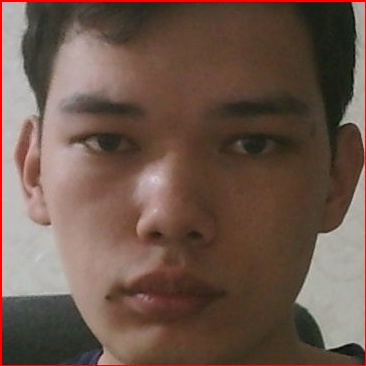
#> input picture own/fca_iden_recog/face+0.jpg, 366 x 366 px, given as the content of the folder data/Alikhan Zhamankhan, which was not available
$ jupyter execute --allow-errors recognition.ipynb
#> lines starting #> are read from the running program, lines starting #| are printed output that depends on the picture; after the words box and inside, x2 and y2 are one past the last pixel; in counts of white or black regions, pixels touching at a corner belong together; pictures that were not available may be replaced by others from this repository, and a replacement may not be noted
[cell 1]
# [42 lines of commented-out code are left out]

[cell 2]
# [22 lines of commented-out code are left out]

[cell 3]
# Importing Modules
import cv2
import numpy as np
import os
from tqdm import tqdm
from os import listdir
from os.path import isfile, join
import numpy
import cv2

def Crete_Folder_Images(name, directory, tn):
    # Creating directory in the file
    if not os.path.exists(directory):
        os.makedirs(directory)
    else:
        print('DIRECTORY with name %s EXIST'%name)
    # Opening vedio mode with frontal face detector
    faceDetect=cv2.CascadeClassifier(cv2.data.haarcascades + "haarcascade_frontalface_default.xml") #cv2.CascadeClassifier('haarcascade_frontalface_default.xml');
    # cam=cv2.VideoCapture(0)


    size =(100, 100)
    for i in tqdm(range(1, 1+ tn)):
        ret,img=cam.read()
        gray=cv2.cvtColor(img,cv2.COLOR_BGR2GRAY)  #for GRAY SCALE IMAGES
        faces=faceDetect.detectMultiScale(gray,1.3,5)
        # faces=faceDetect.detectMultiScale(img,1.3,5)    # FOR COLOR IMAGES
        for(x,y,w,h) in faces:
            res = cv2.resize(gray[y:y+h,x:x+w], size, interpolation = cv2.INTER_AREA)
            cv2.imwrite('Datasets/'+str(name)+'/'+str(name)+'_'+str(i)+'.jpg', res)  #for GRAY SCALE IMAGES

            # cv2.imwrite(directory+'/'+str(name)+'-'+str(sn)+'.jpg'
            #             ,img[y:y+h,x:x+w])  # FOR COLOR IMAGES
            cv2.rectangle(img,(x,y),(x+w,y+h),(0,0,255),2)
            cv2.waitKey(200)
        cv2.imshow('DAtaset Creator',img)
        cv2.waitKey(1)
    cam.release()
    cv2.destroyAllWindows()
    print('TASK COMPLETED')

# Taking inputs

name=input('\nEnter your name: ')
#> the answer given: face+0.jpg

directory='Datasets/'+name
tn= int(input('Enter no.of images to be taken: '))
#> the answer given: 3
#> (the rest of this cell did not finish here and is left out)


[cell 4]
import cv2

# Read the input image
# path
# for in a
# img = cv2.imread('data/Akhmedov Sanzhar/')
import glob


face_cascade = cv2.CascadeClassifier('../../DATA/haarcascades/haarcascade_frontalface_default.xml')


path = glob.glob("data/Alikhan Zhamankhan/*.jpg")
cv_img = []
for img in path:
    n = cv2.imread(img)
#> n is the input picture: shape (366, 366, 3); mean B, G, R 74.8, 86.5, 108.6
    gray = cv2.cvtColor(n, cv2.COLOR_BGR2GRAY)
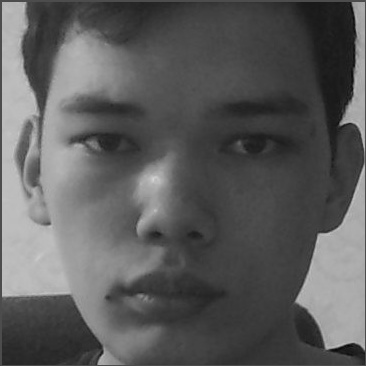
#> gray: shape (366, 366); min 4, max 214, mean 91.8
    faces = face_cascade.detectMultiScale(gray, 1.1, 4)
#> faces = [[24, 27, 309, 309]]
    for (x, y, w, h) in faces:
        i = 0
        cv2.rectangle(n, (x, y), (x+w, y+h), (0, 0, 255), 2)
        faces = n[y:y + h, x:x + w]
        # cv2.imshow("face",faces)
        cv2.imwrite(f'face+{i}.jpg', faces)
        i+=1
#> this loop made 1 pass
#> (x, y, w, h, i) on pass 1: (24, 27, 309, 309, 1)
#> pass 1, `faces = n[y:y + h, x:x + w]`:
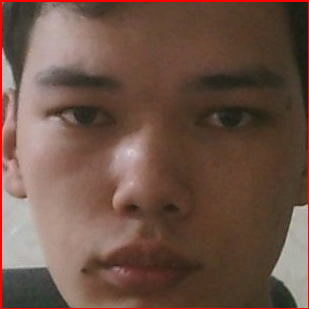
#> faces: shape (309, 309, 3); mean B, G, R 69.9, 82.4, 109.6
#> after the loop:
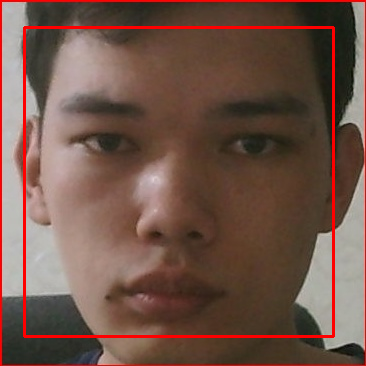
#> n: shape (366, 366, 3); 2.77% of pixels changed, all inside (x1, y1, x2, y2) = (23, 26, 335, 338)


# Convert into grayscale
# gray = cv2.cvtColor(img, cv2.COLOR_BGR2GRAY)

# Load the cascade

# Detect faces
# faces = face_cascade.detectMultiScale(gray, 1.1, 4)

# Draw rectangle around the faces and crop the faces


# Display the output
# cv2.imwrite('detcted.jpg', img)
# cv2.imshow('img', img)
# cv2.waitKey()

[cell 5]
import cv2
import os

# Создаем папку "cuted", если ее нет
if not os.path.exists('Akhmedov Sanzhar'):
    os.makedirs('Akhmedov Sanzhar')

# Загружаем каскад Хаара для обнаружения лиц
face_cascade = cv2.CascadeClassifier('../../DATA/haarcascades/haarcascade_frontalface_default.xml')

# Перебираем каждый файл в папке "images"
for filename in os.listdir('../../фото/train/Akhmedov Sanzhar/'):
    # Загружаем изображение, которое необходимо обрезать
    img = cv2.imread(os.path.join('../../фото/train/Akhmedov Sanzhar/', filename))

    # Преобразуем изображение в оттенки серого для повышения эффективности обработки
    gray = cv2.cvtColor(img, cv2.COLOR_BGR2RGB)
#> gray: shape (366, 366, 3)

    # Находим лица на изображении
    faces = face_cascade.detectMultiScale(gray, 1.3, 5)
#> faces = ()

    # Счетчик для подсчета сохраненных обрезанных лиц
    count = 0

    # Проходимся по каждому обнаруженному лицу и обрезаем его
    for (x, y, w, h) in faces:
        # Если мы уже сохранили 50 обрезанных лиц, выходим из цикла
        if count == 45:
            break

        face = img[y:y+h, x:x+w]
        # Сохраняем обрезанное изображение лица в папку "cuted" с уникальным именем файла
        cv2.imwrite(os.path.join('Akhmedov Sanzhar', 'face_{}_{}'.format(filename[:-4], count) + '.jpg'), face)

        # Увеличиваем счетчик сохраненных обрезанных лиц
        count += 1
#> this loop made 0 passes
#> after the loop, count = 0

[cell 6]
import cv2
import os
from PIL import Image
import numpy as np


# Загрузка каскада Хаара для обнаружения лиц
face_cascade = cv2.CascadeClassifier('../../DATA/haarcascades/haarcascade_frontalface_default.xml')

# Папка с исходными изображениями
input_folder = '../../фото/test/Zhumabekov Magjan/'

# Папка для сохранения обрезанных изображений
output_folder = 'Zhumabekov Magjan'

# Создаем выходную папку, если она не существует
if not os.path.exists(output_folder):
    os.makedirs(output_folder)

# Проходимся по всем изображениям в папке
for filename in os.listdir(input_folder):
    # Загрузка изображения
    # img = cv2.imread(os.path.join(input_folder, filename))
    img = Image.open(os.path.join(input_folder, filename))
    # print(filename)
    img_array = np.asarray(img)

    # Преобразуем изображение в оттенки серого для повышения эффективности обработки
    gray = cv2.cvtColor(img_array, cv2.COLOR_BGR2RGB)
    # Находим лица на изображении
    faces = face_cascade.detectMultiScale(gray, 1.2, 5)
    # Обрезаем изображения и сохраняем их в новую папку
    for (x, y, w, h) in faces:
        face_img = gray[y:y+h, x:x+w]
        face_resized = cv2.resize(face_img, (150, 150))
        cv2.imwrite(os.path.join(output_folder, 'cropped_' + filename), face_resized)
